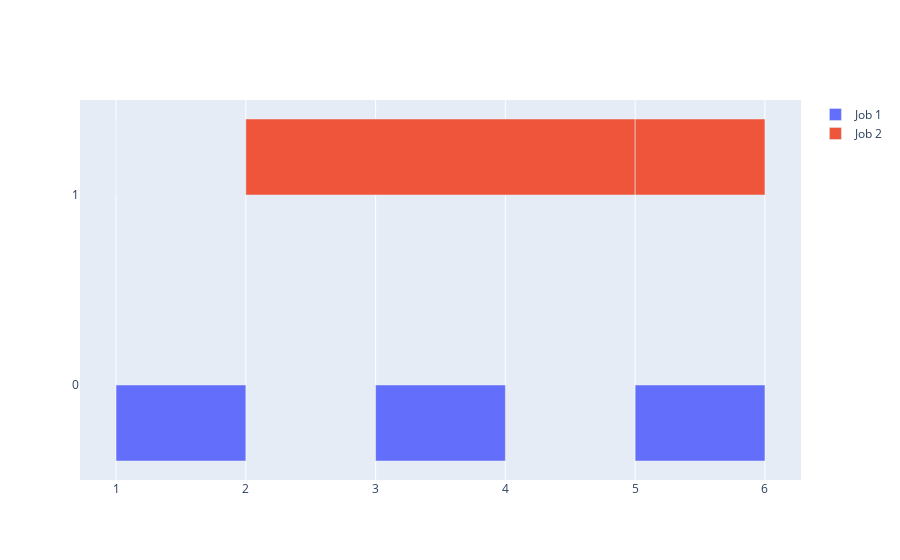

Source (notebook cell):
### Code cell
animals = ["giraffes", "orangutans", "monkeys"]

fig = go.Figure(
    data=[
        go.Bar(name="Job 1", x=[1, 1, 1], y=[0, 0, 0], base=[1, 3, 5], orientation="h"),
        go.Bar(name="Job 2", x=[0, 3, 1], y=[1, 1, 1], base=[1, 2, 5], orientation="h"),
    ]
)
# Change the bar mode
fig.show()

### Figure 1 — Plotly figure (JSON) as saved in the notebook; plotly's stock layout.template omitted (floating-point values rounded to 4 significant figures)
{"data": [{"base": [1, 3, 5], "name": "Job 1", "orientation": "h", "type": "bar", "x": [1, 1, 1], "y": [0, 0, 0]}, {"base": [1, 2, 5], "name": "Job 2", "orientation": "h", "type": "bar", "x": [0, 3, 1], "y": [1, 1, 1]}], "layout": {}}
